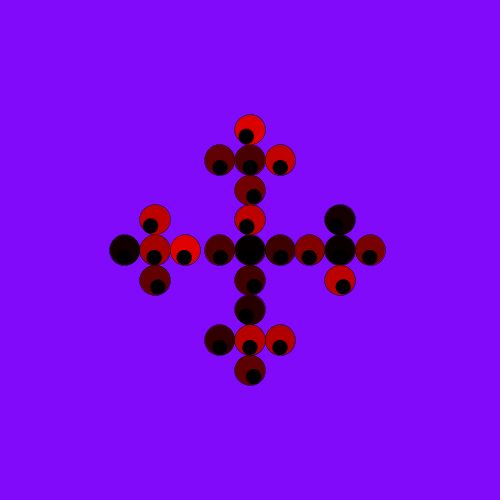
Frame 1 (no input)
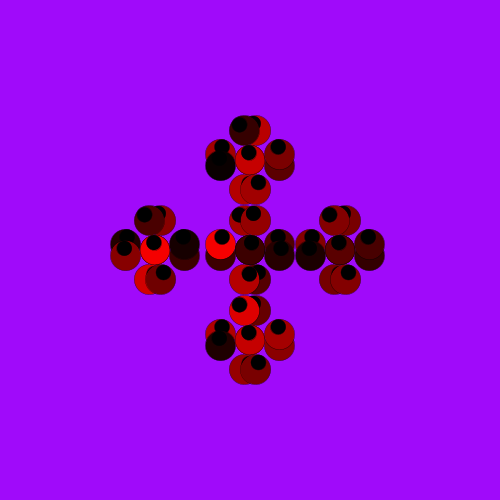
Frame 60 (the mouse pressed at the canvas centre just before this capture)
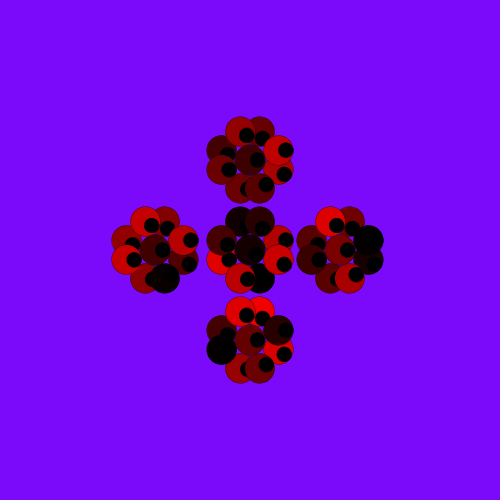
Frame 120 (the mouse held since frame 60 and released just before this capture)

The Processing sketch that drew these frames (run headless with seeded random() and noise(); from frame 60 on, the mouse is pressed at the canvas centre):

// Processing sketch: processing_7956
// ── processing_7956.pde

float ang;
float vx, vy;
void setup(){
  smooth();
  size(500,500);
  
}

void draw(){
 background(random(200),10,250);
sstone(250,250,ang);

sstone(250,160,-ang);

sstone(250,340,-ang);

sstone(340,250,-ang);

sstone(155,250,-ang);


sstone(250,250,-ang);

sstone(250,160,+ang);

sstone(250,340,+ang);

sstone(340,250,+ang);

sstone(155,250,+ang);



ang=ang+0.05;



}

void stone(float x, float y){
  pushMatrix();
  translate(x,y);
  fill(random(250),0,0);
 
  ellipse(0,0,100,100);
 fill(0,0,0);
 rotate(y+millis()/200.0);
  ellipse(25,0,50,50);
  popMatrix();
  
}

void sstone(float w, float z, float a){
pushMatrix(); 
   
  translate(w,z);
  scale(0.3);
  rotate(a);
stone(100,0);
stone(0,0);
stone(0,-100);
stone(-100,0);
stone(0,100);

//ang=ang+0.02;
popMatrix();


}
